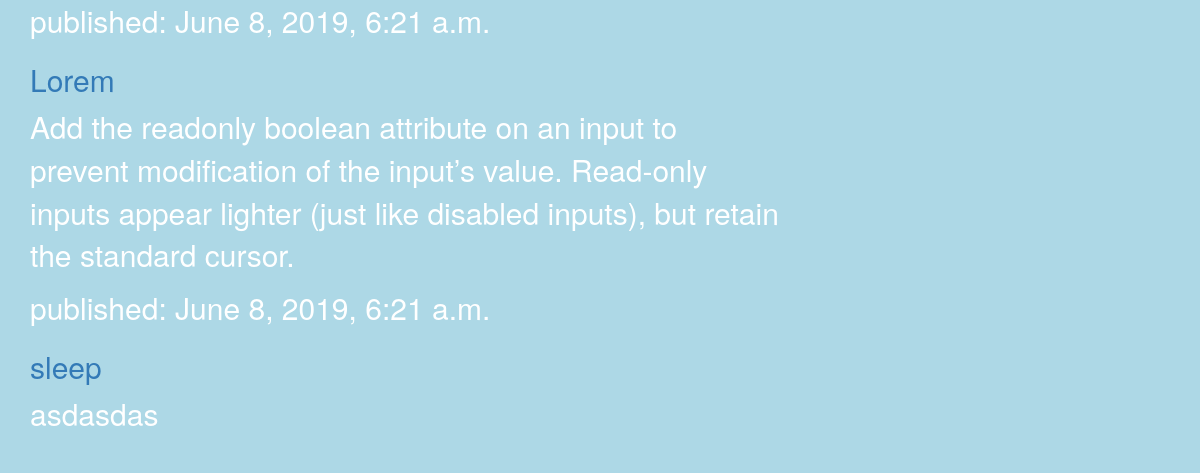
Page /post on the committed database.
### blog/models.py (models this page shows, shortened)
class Post(models.Model):
    author = models.ForeignKey(settings.AUTH_USER_MODEL, on_delete=models.CASCADE)
    title = models.CharField(max_length=200)
    text = models.TextField()
    created_date = models.DateTimeField(default=timezone.now)
    published_date = models.DateTimeField(blank=True, null=True)
    def __str__(self):
        return self.title

### blog/views.py (the view)
# urls.py: path('post', views.post_list, name='post'),
def post_list(request):
    posts = Post.objects.all()
    print(posts)
    return render(request, 'blog/post_list.html', {'posts': posts})

### templates/blog/post_list.html (shortened to what this page needs)
{% load static %}
<html>
    <head>
        <link rel="stylesheet" href="//maxcdn.bootstrapcdn.com/bootstrap/3.2.0/css/bootstrap.min.css">
        <link rel="stylesheet" href="//maxcdn.bootstrapcdn.com/bootstrap/3.2.0/css/bootstrap-theme.min.css">
        <link rel="stylesheet" href="{% static 'css/blog.css' %}">
    </head>
    <body>
       <div class="content container">
    <div class="row">
        <div class="col-md-8">
            {% for post in posts %}
                <div class="post">
                    <div class="date">
                        <p>published: {{ post.published_date }}</p>
                    </div>
                    <h2><a href="">{{ post.title }}</a></h2>
                    <p>{{ post.text|linebreaksbr }}</p>
                </div>
            {% endfor %}
        </div>
    </div>
</div>
</body>
</html>

### static/css/blog.css (style rules this page uses)
body { background-color: lightblue; }
p { color:white; font-size: 30px; }

### rows in the picture
Post: published_date "June 8, 2019, 6:21 a.m.", title "Lorem", text "Add the readonly boolean attribute on an input to prevent modification of the input’s value. Read-only inputs appear lighter (just like disabled inputs), but retain the standard cursor."
Post: published_date "June 8, 2019, 6:21 a.m.", title "sleep", text "asdasdas"
